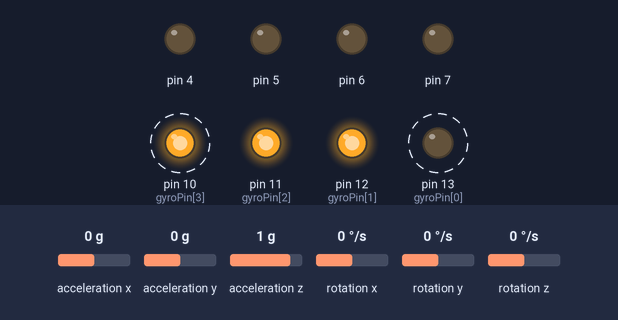
The sketch below on a simulated Arduino Uno, built with avr-gcc and run on an emulated ATmega328P. Parts: output pins drawn as LEDs (lit = HIGH). Dashed ring = blinking. Inputs (shaded band) come from the test bench; at power-on: acceleration x 0 g, acceleration y 0 g, acceleration z 1 g, rotation x 0 °/s, rotation y 0 °/s, rotation z 0 °/s. What the sketch prints to the serial monitor is not drawn.

Above: at 0.88 s.
1.3 s: acceleration x set to -1.4 g
At 1.61 s:
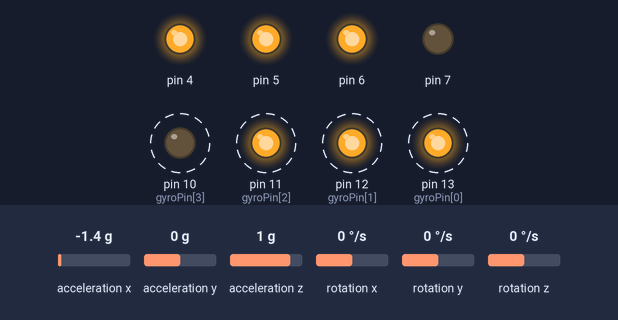
4.3 s: acceleration x set to -0.7 g
7.3 s: acceleration x set to -0.4 g
At 7.75 s:
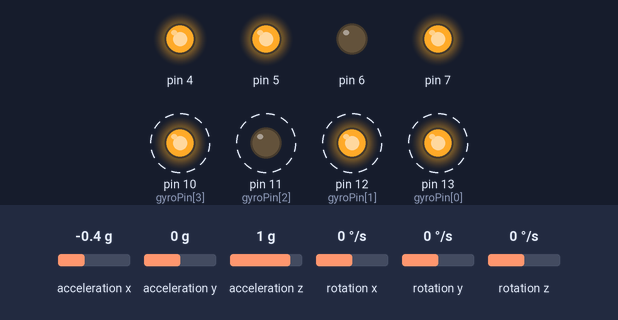
10.3 s: acceleration x set to 0 g
At 10.57 s:
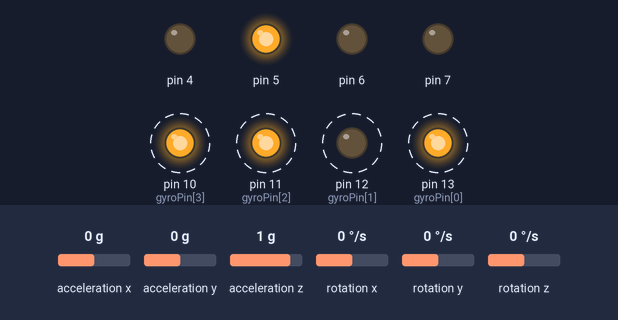
13.3 s: acceleration x set to -0.8 g
At 13.59 s:
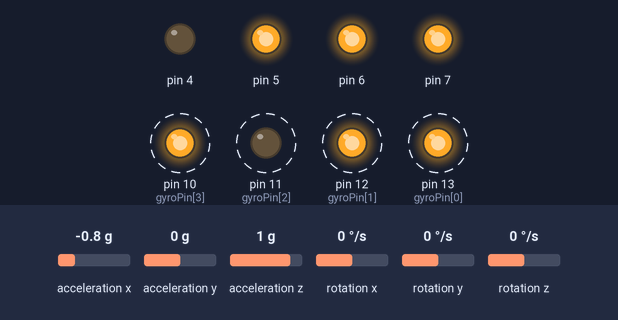
16.3 s: acceleration x set to 0.8 g
At 16.51 s:
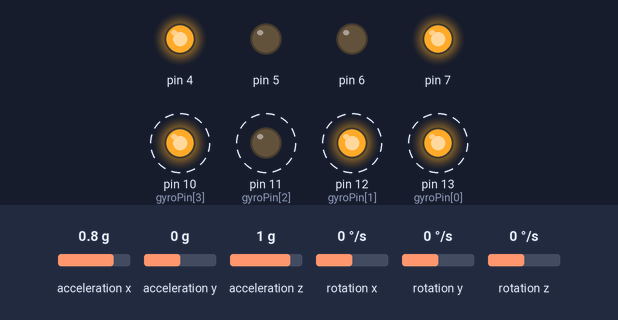
Timing chart, 0 to 20.3 s (numbered marks = the images above; inputs shaded):
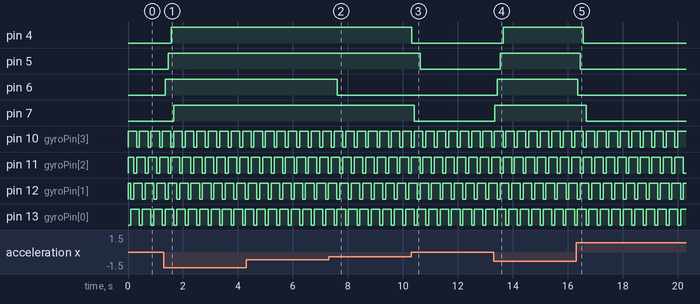

The sketch:

DigitalProject.ino
```cpp
#include "I2Cdev.h"
#include "MPU6050.h"
#include "Wire.h"

MPU6050 mpu;

int16_t ax, ay, az;
int16_t gx, gy, gz;
int valx , valy , valz;
int tempX[4] = {0,0,0,0};
char rd;
int prevVal;
int led = 13 ;
int pin11 = 11 , pin10 = 10 ;
int val1 , val2 ;
int valgy1 = 0 , valgy2 = 0;
int counter = 0;
int gyroPin[4] = {13,12,11,10};
int gyroNum = 4;
int countGyro = 0;
double timer = 0;

void setup(){
  Wire.begin();
  Serial.begin(38400);
  Serial.println("Initialize MPU");
  mpu.initialize();
  pinMode(13,OUTPUT);
  pinMode(12,OUTPUT);
  pinMode(11,OUTPUT);
  pinMode(10,OUTPUT);

  pinMode(7,OUTPUT);
  pinMode(6,OUTPUT);
  pinMode(5,OUTPUT);
  pinMode(4,OUTPUT);
  Serial.println(mpu.testConnection() ? "Connected" : "Connection failed");
  timer = millis();
}

void loop(){
  selectGyro(counter);
  //Serial.print("Gyro ");
  //Serial.print(counter);
  //Serial.print(" -> ");
  GetMpuValue();
//  digitalWrite(7,HIGH);
//  digitalWrite(6,HIGH);
//  digitalWrite(5,HIGH);
//  digitalWrite(4,HIGH);
  //Serial.println("");
  //if(millis() - timer >= 5){
    counter += 1;
    if(counter == gyroNum){
      counter = 0;
    }
    //timer = millis();
  //}
}

void selectGyro(int num){
  for(int i=0;i<gyroNum;i++){
      digitalWrite(gyroPin[i],HIGH);
  }
  digitalWrite(gyroPin[num],LOW);
}

void GetMpuValue(){
  mpu.getMotion6(&ax, &ay, &az, &gx, &gy, &gz);
  valx = map(ax, -17000, 17000, 0, 179);
  valy = map(ay, -17000, 17000, 0, 179);
  valz = map(az, -17000, 17000, 0, 179);
//  Serial.print("axis x = ");
//  Serial.print(valx);
//  Serial.print(" axis y = ");
//  Serial.print(valy);
//  Serial.print(" ");
  if(countGyro == 0){
    if(valx <= 63){
    //if(tempX[0] - valx >= 10){
      Serial.print("1 ");
      digitalWrite(7,HIGH);
    }else{
      Serial.print("0 ");
      digitalWrite(7,LOW);
    }
    tempX[0] = valx;
  }else if(countGyro == 1){
    if(valx <= 40){
    //if(tempX[1] - valx >= 18){
      Serial.print("1 ");
      digitalWrite(6,HIGH);
    }else{
      Serial.print("0 ");
      digitalWrite(6,LOW);
    }
    tempX[1] = valx;
  }else if(countGyro == 2){
    if(valx <= 60){
    //if(tempX[2] - valx >= 10){
      Serial.print("1 ");
      digitalWrite(5,HIGH);
    }else{
      Serial.print("0 ");
      digitalWrite(5,LOW);
    }
    tempX[2] = valx;
  }else if(countGyro == 3){
    //Serial.println(valx);
    if(valx <= 60){
    //if(tempX[3] - valx >= 15){
      Serial.print("1 ");
      digitalWrite(4,HIGH);
    }else{
      Serial.print("0 ");
      digitalWrite(4,LOW);
    }
    tempX[3] = valx;
  }

  countGyro += 1;
  if(countGyro == 4){
    Serial.print("\n");
    countGyro = 0;
  }
//  Serial.print(" axis z = ");
//  Serial.print(valz);
  delay(100);
}
```

Measured:
- the behaviour switches between -0.6 and -0.5 g on acceleration x (found by bisection; images 1 and 2)
- after the input at 1.3 s, pin 4: LOW → HIGH after 0.27 s; pin 5: LOW → HIGH after 0.16 s; pin 6: LOW → HIGH after 0.06 s; pin 7: LOW → HIGH after 0.37 s
- after the input at 7.3 s, pin 6: HIGH → LOW after 0.31 s
- after the input at 10.3 s, pin 4: HIGH → LOW at once; pin 5: HIGH → LOW after 0.33 s; pin 7: HIGH → LOW after 0.12 s
- after the input at 13.3 s, pin 4: LOW → HIGH after 0.35 s; pin 5: LOW → HIGH after 0.24 s; pin 6: LOW → HIGH after 0.14 s; pin 7: LOW → HIGH at once
- after the input at 16.3 s, pin 4: HIGH → LOW after 0.26 s; pin 5: HIGH → LOW after 0.16 s; pin 6: HIGH → LOW after 0.06 s; pin 7: HIGH → LOW after 0.37 s
- by itself, pin 10 (gyroPin[3]), pin 11 (gyroPin[2]), pin 12 (gyroPin[1]), pin 13 (gyroPin[0]): alternates HIGH for 0.31 s and LOW for 0.10 s
